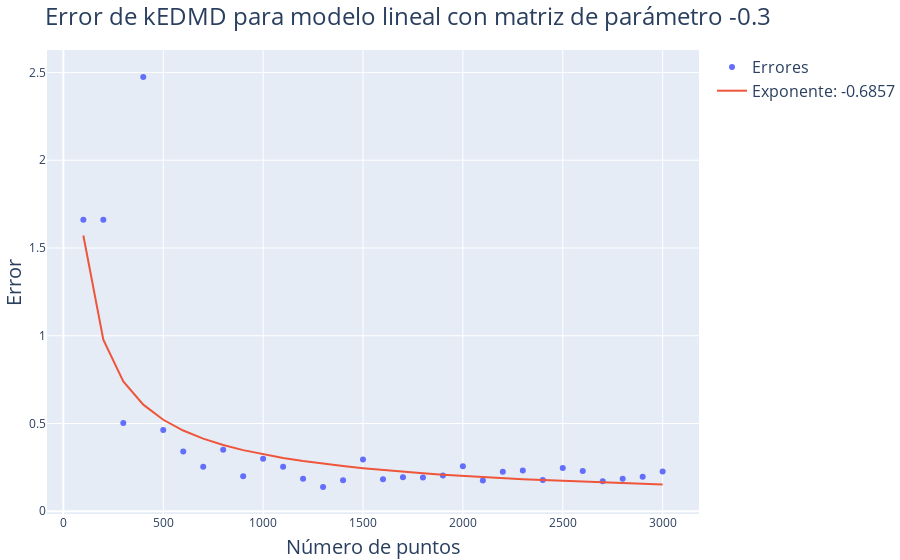

Write notebook code for a chart like this one.
### Code cell
# Alpha a utilizar
alpha = -0.3

# Número de puntos
Ns = np.arange(100, 3100, 100)

# Errores
errors = np.zeros(len(Ns))

# Cálculo de errores
for i in range(len(Ns)):
    x, x_koop, _, _ = compute_linear_kedmd(alpha, Ns[i])
    errors[i] = np.linalg.norm(x - x_koop)

# Ajustar una curva como raíz cuadrada a los errores
fit = np.polyfit(np.log(Ns), np.log(errors), 1)

# Plot
fig = go.Figure()

fig.add_trace(go.Scatter(x=Ns, y=errors, name='Errores', mode='markers'))
fig.add_trace(go.Scatter(x=Ns, y=np.exp(fit[1])*Ns**fit[0], name=f'Exponente: {fit[0].round(4)}', mode='lines'))

# Colocar titulo
fig.update_layout(
    title=f"Error de kEDMD para modelo lineal con matriz de parámetro {alpha}",
    xaxis_title="Número de puntos",
    yaxis_title="Error",
    margin=dict(l=0, r=0, t=50, b=0)
    )

fig.write_image(img_path+"Linear1Errors.pdf")

fig.show()

### Figure 1 — Plotly figure (JSON) as saved in the notebook; plotly's stock layout.template omitted (floating-point values rounded to 4 significant figures)
{"data": [{"mode": "markers", "name": "Errores", "type": "scatter", "x": [100, 200, 300, 400, 500, 600, 700, 800, 900, 1000, 1100, 1200, 1300, 1400, 1500, 1600, 1700, 1800, 1900, 2000, 2100, 2200, 2300, 2400, 2500, 2600, 2700, 2800, 2900, 3000], "y": [1.661, 1.661, 0.5032, 2.474, 0.4633, 0.3404, 0.2537, 0.3506, 0.1997, 0.2993, 0.254, 0.1849, 0.138, 0.177, 0.2943, 0.1824, 0.194, 0.1921, 0.2032, 0.2562, 0.1757, 0.2251, 0.232, 0.1786, 0.247, 0.2296, 0.1711, 0.1857, 0.1972, 0.2264]}, {"mode": "lines", "name": "Exponente: -0.6857", "type": "scatter", "x": [100, 200, 300, 400, 500, 600, 700, 800, 900, 1000, 1100, 1200, 1300, 1400, 1500, 1600, 1700, 1800, 1900, 2000, 2100, 2200, 2300, 2400, 2500, 2600, 2700, 2800, 2900, 3000], "y": [1.571, 0.977, 0.7398, 0.6074, 0.5212, 0.46, 0.4138, 0.3776, 0.3483, 0.3241, 0.3036, 0.286, 0.2707, 0.2573, 0.2454, 0.2348, 0.2252, 0.2166, 0.2087, 0.2015, 0.1948, 0.1887, 0.1831, 0.1778, 0.1729, 0.1683, 0.164, 0.16, 0.1562, 0.1526]}], "layout": {"margin": {"b": 0, "l": 0, "r": 0, "t": 50}, "title": {"text": "Error de kEDMD para modelo lineal con matriz de parámetro -0.3"}, "xaxis": {"title": {"text": "Número de puntos"}}, "yaxis": {"title": {"text": "Error"}}}}
